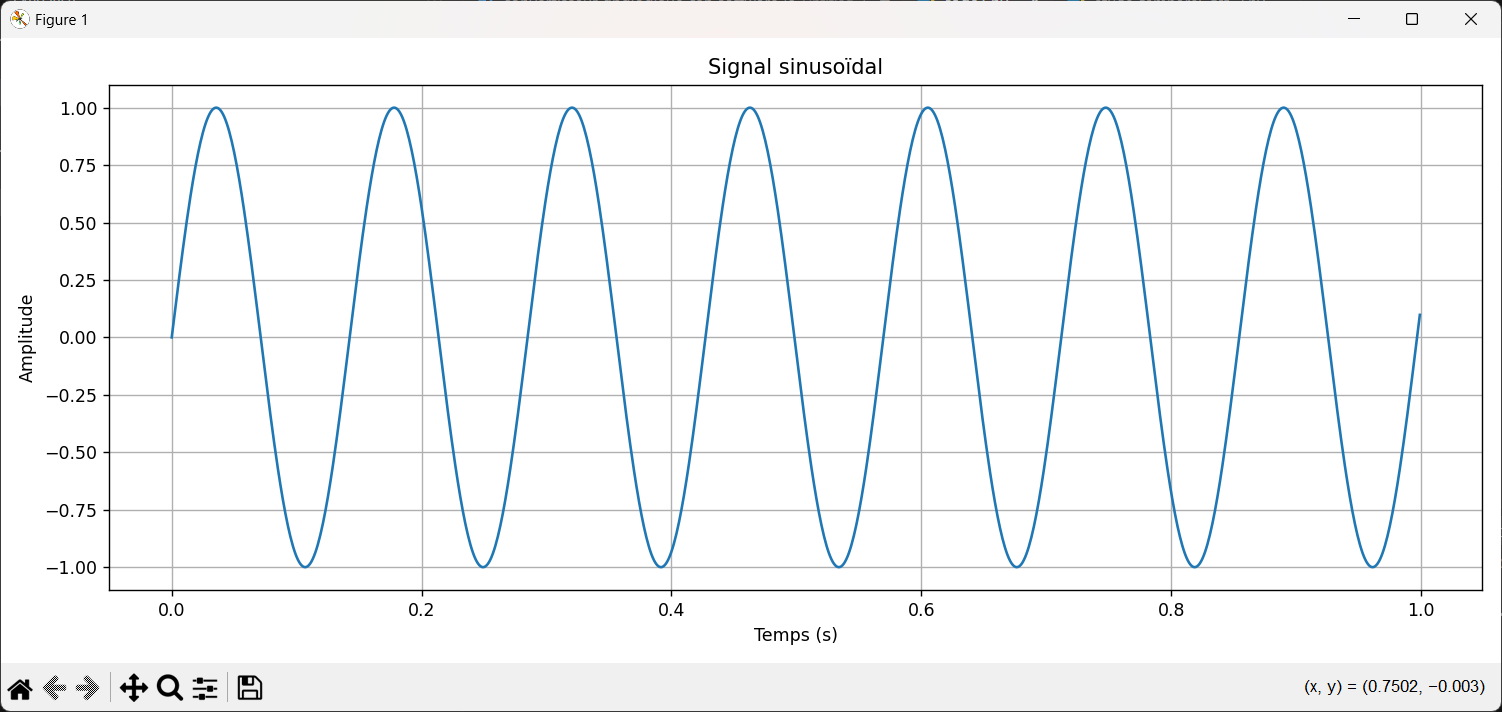

The Python source for this figure:
import numpy as np
import matplotlib.pyplot as plt
from scipy.signal import lfilter
f = 5
Fe = 1000
Te = 1/Fe
t = np.arange(0,1,Te)
signal = np.sin(2**np.pi*f*t)

# Affichage
plt.figure(figsize=(12, 5))
plt.plot(t, signal)
plt.xlabel('Temps (s)')
plt.ylabel('Amplitude')
plt.title('Signal sinusoïdal')
plt.grid(True)

plt.tight_layout()
plt.show()
